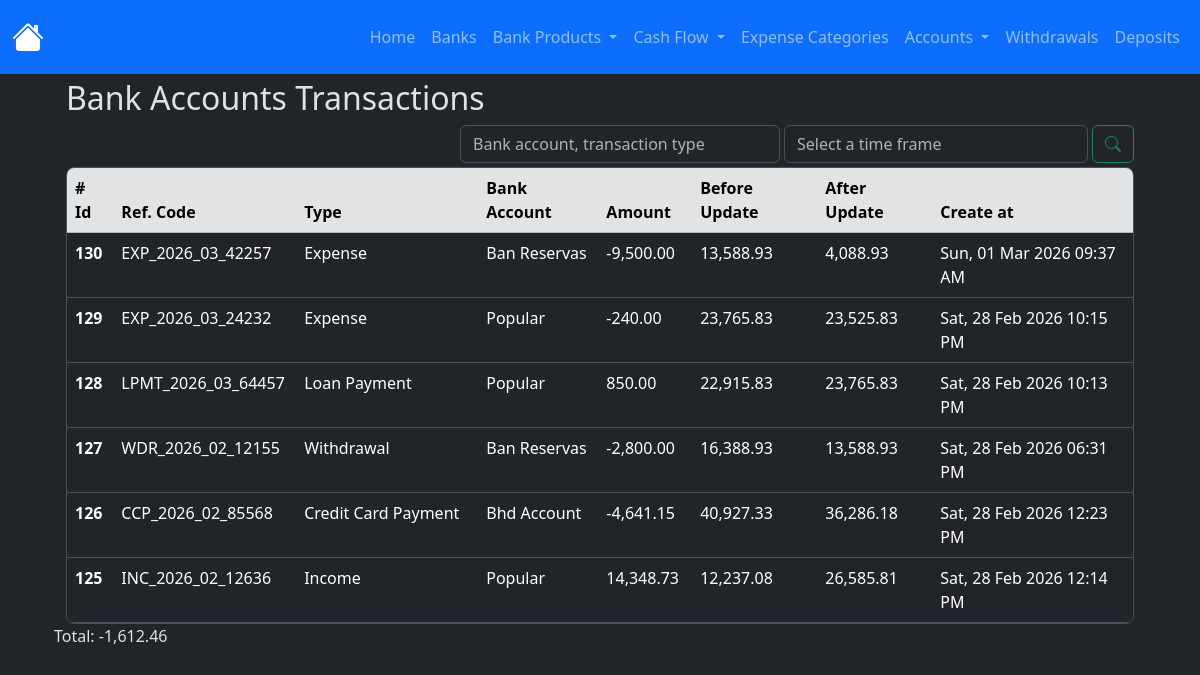
The page /bank_transaction_ledger/index on the database as committed earlier.
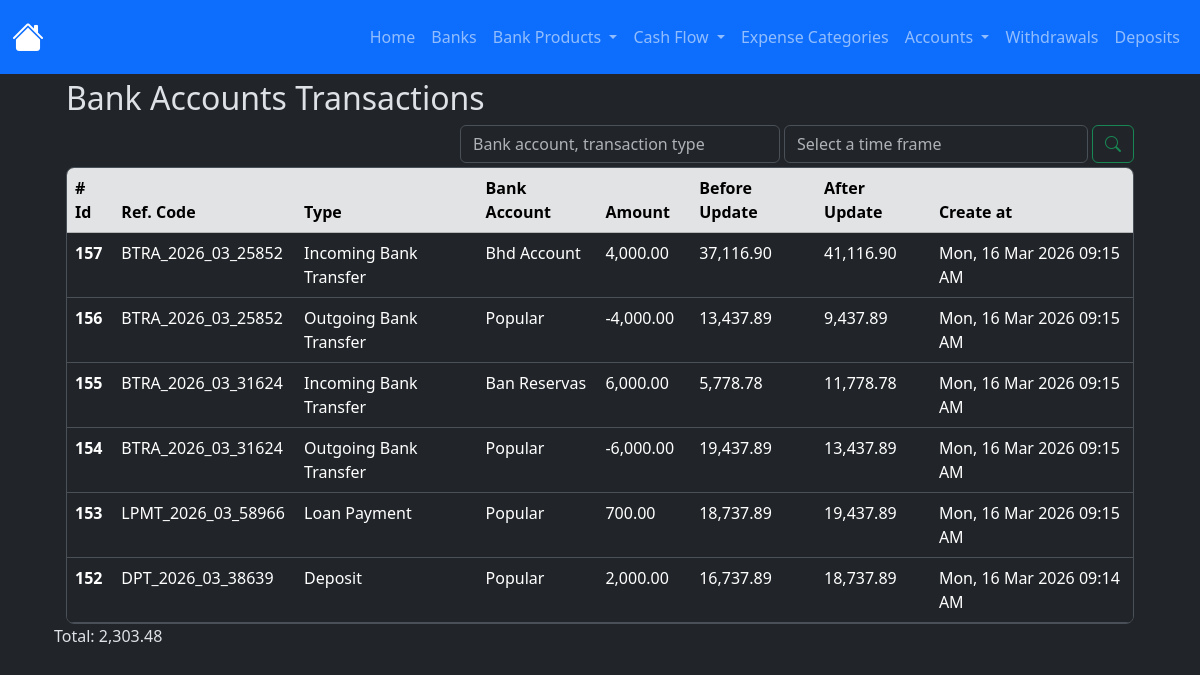
The same page on the database as committed later.
### app/models/bank_account_transactions_ledger.py (models this page shows, shortened)
class BankAccountTransactionsLedger(db.Model):
    __tablename__ = 'bank_account_transactions_ledger'
    id = db.Column(db.Integer, primary_key=True)
    amount = db.Column(db.Numeric(10,2), nullable=False)
    transaction_type = db.Column(db.String(100), nullable=False)
    reference_code = db.Column(db.String(100), nullable=False)
    bank_account_id = db.Column(db.Integer, db.ForeignKey('bank_accounts.id'), nullable=False)
    before_update_balance = db.Column(db.Numeric(10,2), nullable=False)
    after_update_balance = db.Column(db.Numeric(10,2), nullable=False)
    created_at = db.Column(
        db.DateTime(timezone=True),
        default=utcnow, #internally sqlalchemy will exectute the function so dont add the parentheses otherwise it'll break down when creating the record in the db
        nullable=False
    )
    updated_at = db.Column(
        db.DateTime(timezone=True),
        onupdate=utcnow, #internally sqlalchemy will exectute the function so dont add the parentheses otherwise it'll break down when creating the record in the db
    )
    bank_account = db.relationship('BankAccount', back_populates='transaction_ledger')

### app/models/bank_account.py (models this page shows)
class BankAccount(db.Model):
    __tablename__ = 'bank_accounts'
    id = db.Column(db.Integer, primary_key=True)
    nick_name = db.Column(db.String(120))
    amount_available = db.Column(db.Numeric(10, 2), nullable=False)
    is_active = db.Column(db.Boolean, default=True)
    account_number = db.Column(db.Integer, nullable=True)
    is_deleted = db.Column(db.Boolean, default=False, nullable=False)
    bank_id = db.Column(db.Integer, db.ForeignKey('banks.id'))
    created_at = db.Column(
        db.DateTime(timezone=True),
        default=utcnow, #internally sqlalchemy will exectute the function so dont add the parentheses otherwise it'll break down when creating the record in the db
        nullable=False
    )
    updated_at = db.Column(
        db.DateTime(timezone=True),
        onupdate=utcnow, #internally sqlalchemy will exectute the function so dont add the parentheses otherwise it'll break down when creating the record in the db
    )
    bank = relationship('Bank', back_populates='bank_accounts')
    expenses = relationship('Expense', back_populates='bank_account', order_by='desc(Expense.created_at)')
    incomes = relationship('Income', back_populates='bank_account', order_by='desc(Income.created_at)')
    credit_card_payments = relationship('CreditCardPayment', back_populates='bank_account', order_by='desc(CreditCardPayment.created_at)')
    withdrawals = relationship('Withdrawal', back_populates='bank_account', order_by='desc(Withdrawal.created_at)')
    loans = relationship('Loan', back_populates='bank_account', order_by='desc(Loan.created_at)')
    loan_payments = relationship('LoanPayment', back_populates='bank_account', order_by='desc(LoanPayment.created_at)')
    debts = relationship('Debt', back_populates='bank_account', order_by='desc(Debt.created_at)')
    debt_payments = relationship('DebtPayment', back_populates='bank_account', order_by='desc(DebtPayment.created_at)')
    transaction_ledger = relationship('BankAccountTransactionsLedger', back_populates='bank_account')
    deposits = relationship('Deposit', back_populates='bank_account', order_by='desc(Deposit.created_at)')
    outgoing_transfers = relationship('BankTransfer', foreign_keys='BankTransfer.from_bank_account_id', back_populates='from_bank_account', order_by='desc(BankTransfer.created_at)')
    incoming_transfers = relationship('BankTransfer', foreign_keys='BankTransfer.to_bank_account_id', back_populates='to_bank_account', order_by='desc(BankTransfer.created_at)')

### app/routes/bank_transaction_ledger_routes.py (the view)
@bank_transaction_ledger_bp.route('/index')
def index():
    ledgers = (
        BankAccountTransactionsLedger.query
        .order_by(BankAccountTransactionsLedger.created_at.desc())
        .all()
    )
    context = {
        'ledgers': ledgers,
        'format_amount': format_amount,
        'total_amount': total_amount,
    }
    return render_template('bank_accounts/ledger.html', **context)

### app/utils/numeric_casting.py (called while the page is built)
def total_amount(obj_list: list):
    total = Decimal()
    for o in obj_list:
        total += o.amount
    return format_amount(total)

def format_amount(value):
    try:
        return f'{value:,.2f}';
    except Exception as e:
        return None

### app/templates/bank_accounts/ledger.html (shortened to what this page needs)
{% extends 'layout.html' %}
{% block content %}
    <div class="container w-100">
        <h2>Bank Accounts Transactions</h2>
        <div class="d-flex justify-content-end gap-1 flex-wrap flex-md-nowrap mt-2">
            <div class="w-100 w-md-auto mt-md-0" style="max-width: 320px;">
                <input type="text" class="form-control" id="filter-byfiled-input-id" placeholder="Bank account, transaction type">
            </div>
            <div class="d-flex gap-1 w-100" style="max-width: 350px;">
                <div class="w-100 w-md-auto mt-md-0">
                    <input type="text" class="form-control" id="filter-input-id" placeholder="Select a time frame">
                </div>
                <button type="button" class="btn btn-outline-success" id="btn-search-id"><i class="bi bi-search"></i></button>
            </div>
        </div>
        <div class="table-responsive overflow-y-auto border rounded-3 mt-1" style="max-height: 457px;">
            <table class="table table-hover">
                <thead class="sticky-top">
                    <tr class="table-secondary">
                    <th scope="col"># Id</th>
                    <th scope="col">Ref. Code</th>
                    <th scope="col">Type</th>
                    <th scope="col">Bank Account</th>
                    <th scope="col">Amount</th>
                    <th scope="col">Before Update</th>
                    <th scope="col">After Update</th>
                    <th scope="col">Create at</th>
                    </tr>
                </thead>
                <tbody id="cashledger-table-body-id">
                  {% for ledger in ledgers %}
                    <tr>
                        <th scope="row">{{ ledger.id }}</th>
                        <td>{{ ledger.reference_code }}</td>
                        <td>{{ ledger.transaction_type | title }}</td>
                        <td>{{ ledger.bank_account.nick_name | title }}</td>
                        <td>{{ format_amount(ledger.amount) }}</td>
                        <td>{{ format_amount(ledger.before_update_balance) }}</td>
                        <td>{{ format_amount(ledger.after_update_balance) }}</td>
                        <td>{{ ledger.created_at | format_datetime("EEE, dd MMM yyyy hh:mm a") }}</td>
                    </tr>
                  {% endfor %}
                </tbody>
            </table>
        </div>
    </div>
    <p id="lbl-total-ledgers">Total: {{ total_amount(ledgers) }}</p>
<link href="https://cdn.jsdelivr.net/npm/@sweetalert2/theme-dark@5/dark.css" rel="stylesheet">
<link rel="stylesheet" href="https://cdn.jsdelivr.net/npm/flatpickr/dist/flatpickr.min.css">
{% endblock %}

### app/templates/layout.html (shortened to what this page needs)
<!doctype html>
<html lang="en" data-bs-theme="dark">
  <head>
    <link href="https://cdn.jsdelivr.net/npm/bootstrap@5.3.8/dist/css/bootstrap.min.css" rel="stylesheet">
    <link rel="stylesheet" href="{{ url_for('static', filename='style.css') }}">
    <link rel="stylesheet" href="{{ url_for('static', filename='appereance.css') }}">
</head>
  <body>
    <nav class="navbar navbar-expand-lg bg-primary fixed-top mx-2 mx-auto navbar-dark">
        <div class="container-fluid">
            <a class="navbar-brand fs-2" href="{{ url_for('home.index') }}"><i class="bi bi-house-fill"></i></a>
            <div class="collapse navbar-collapse" id="navbarNav">
                <ul class="navbar-nav ms-auto">
                    <li class="nav-item">
                        <a class="nav-link" href="{{ url_for('home.index') }}">Home</a>
                    </li>
                    <li class="nav-item">
                        <a class="nav-link" href="{{ url_for('bank.index') }}">Banks</a>
                    </li>
                    <li class="nav-item dropdown">
                        <a class="nav-link dropdown-toggle" href="#" data-bs-toggle="dropdown">
                            Bank Products
                        </a>
                    </li>
                    <li class="nav-item dropdown">
                        <a class="nav-link dropdown-toggle" href="#" data-bs-toggle="dropdown">
                            Cash Flow
                        </a>
                    </li>
                    <li class="nav-item">
                        <a class="nav-link" href="{{ url_for('expense_category.index') }}">Expense Categories</a>
                    </li>
                    <li class="nav-item dropdown">
                        <a class="nav-link dropdown-toggle" href="#" data-bs-toggle="dropdown">
                            Accounts
                        </a>
                    </li>
                    <li class="nav-item">
                        <a class="nav-link" href="{{ url_for('withdrawal.index') }}">Withdrawals</a>
                    </li>
                    <li class="nav-item">
                        <a class="nav-link" href="{{ url_for('deposit.index') }}">Deposits</a>
                    </li>
                </ul>
            </div>
        </div>
    </nav>
    <main class="container w-100 p-4" style="margin-top: 55px;">
    {% block content %}
    {% endblock %}
    </main>
    <link rel="stylesheet" href="https://cdn.jsdelivr.net/npm/bootstrap-icons@1.13.1/font/bootstrap-icons.min.css">
</body>
</html>

Rows that differ between the two databases and show on the page:
no longer on this page (row unchanged): BankAccountTransactionsLedger: id "130", reference_code "EXP_2026_03_42257", transaction_type "Expense", bank_account.nick_name "Ban Reservas", amount "-9,500.00", before_update_balance "13,588.93", after_update_balance "4,088.93", created_at "Sun, 01 Mar 2026 09:37 AM", amount.amount "-1,612.46"
no longer on this page (row unchanged): BankAccountTransactionsLedger: id "129", reference_code "EXP_2026_03_24232", transaction_type "Expense", bank_account.nick_name "Popular", amount "-240.00", before_update_balance "23,765.83", after_update_balance "23,525.83", created_at "Sat, 28 Feb 2026 10:15 PM"
no longer on this page (row unchanged): BankAccountTransactionsLedger: id "128", reference_code "LPMT_2026_03_64457", transaction_type "Loan Payment", bank_account.nick_name "Popular", amount "850.00", before_update_balance "22,915.83", after_update_balance "23,765.83", created_at "Sat, 28 Feb 2026 10:13 PM"
no longer on this page (row unchanged): BankAccountTransactionsLedger: id "127", reference_code "WDR_2026_02_12155", transaction_type "Withdrawal", bank_account.nick_name "Ban Reservas", amount "-2,800.00", before_update_balance "16,388.93", after_update_balance "13,588.93", created_at "Sat, 28 Feb 2026 06:31 PM"
no longer on this page (row unchanged): BankAccountTransactionsLedger: id "126", reference_code "CCP_2026_02_85568", transaction_type "Credit Card Payment", bank_account.nick_name "Bhd Account", amount "-4,641.15", before_update_balance "40,927.33", after_update_balance "36,286.18", created_at "Sat, 28 Feb 2026 12:23 PM"
no longer on this page (row unchanged): BankAccountTransactionsLedger: id "125", reference_code "INC_2026_02_12636", transaction_type "Income", bank_account.nick_name "Popular", amount "14,348.73", before_update_balance "12,237.08", after_update_balance "26,585.81", created_at "Sat, 28 Feb 2026 12:14 PM"
added BankAccountTransactionsLedger: id "157", reference_code "BTRA_2026_03_25852", transaction_type "Incoming Bank Transfer", bank_account.nick_name "Bhd Account", amount "4,000.00", before_update_balance "37,116.90", after_update_balance "41,116.90", created_at "Mon, 16 Mar 2026 09:15 AM", amount.amount "2,303.48"
added BankAccountTransactionsLedger: id "156", reference_code "BTRA_2026_03_25852", transaction_type "Outgoing Bank Transfer", bank_account.nick_name "Popular", amount "-4,000.00", before_update_balance "13,437.89", after_update_balance "9,437.89", created_at "Mon, 16 Mar 2026 09:15 AM"
added BankAccountTransactionsLedger: id "155", reference_code "BTRA_2026_03_31624", transaction_type "Incoming Bank Transfer", bank_account.nick_name "Ban Reservas", amount "6,000.00", before_update_balance "5,778.78", after_update_balance "11,778.78", created_at "Mon, 16 Mar 2026 09:15 AM"
added BankAccountTransactionsLedger: id "154", reference_code "BTRA_2026_03_31624", transaction_type "Outgoing Bank Transfer", bank_account.nick_name "Popular", amount "-6,000.00", before_update_balance "19,437.89", after_update_balance "13,437.89", created_at "Mon, 16 Mar 2026 09:15 AM"
added BankAccountTransactionsLedger: id "153", reference_code "LPMT_2026_03_58966", transaction_type "Loan Payment", bank_account.nick_name "Popular", amount "700.00", before_update_balance "18,737.89", after_update_balance "19,437.89", created_at "Mon, 16 Mar 2026 09:15 AM"
added BankAccountTransactionsLedger: id "152", reference_code "DPT_2026_03_38639", transaction_type "Deposit", bank_account.nick_name "Popular", amount "2,000.00", before_update_balance "16,737.89", after_update_balance "18,737.89", created_at "Mon, 16 Mar 2026 09:14 AM"
